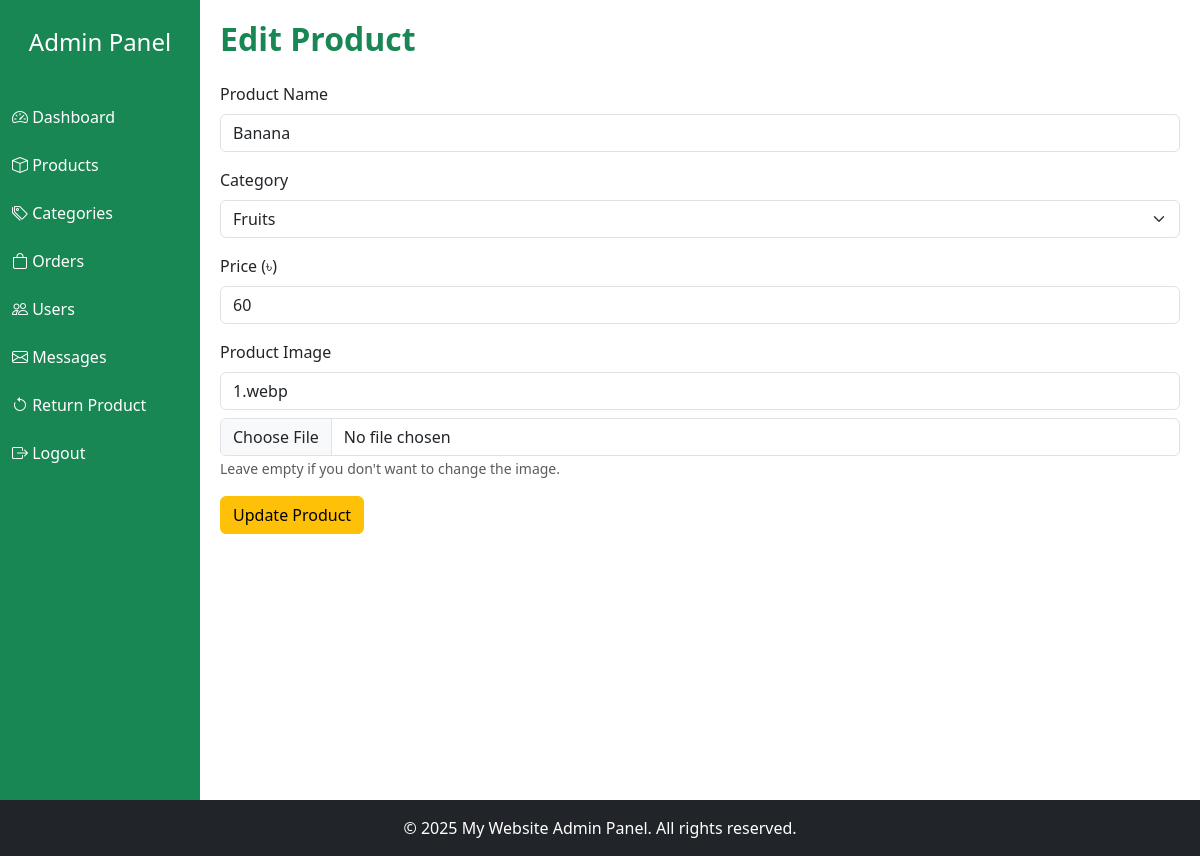
The page /admin/edit_product.php?id=26 on the database as committed earlier.
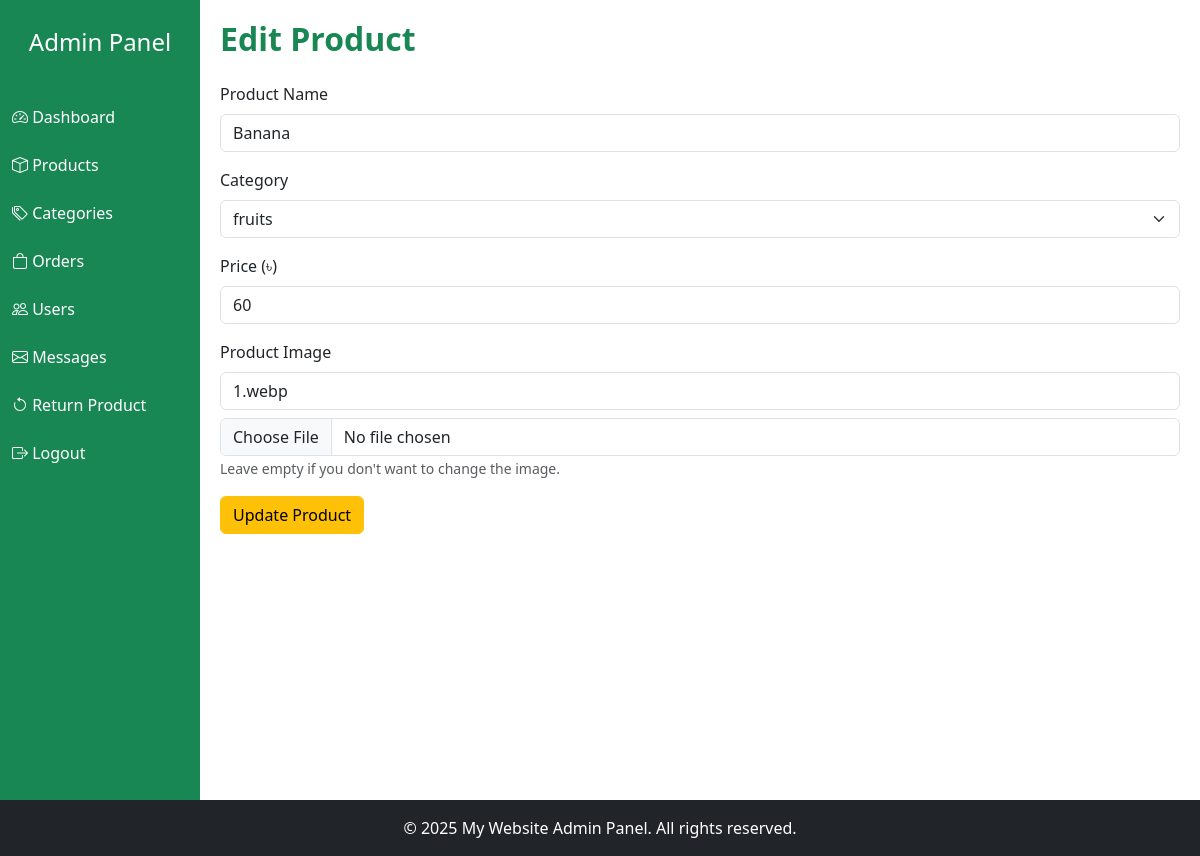
The same page on the database as committed later.
### tables this page shows
CREATE TABLE `products` (
  `id` int(100) NOT NULL,
  `name` varchar(100) NOT NULL,
  `category_id` int(20) DEFAULT NULL,
  `details` varchar(500) NOT NULL,
  `price` int(100) NOT NULL,
  `image` varchar(100) NOT NULL
);

CREATE TABLE `category` (
  `id` int(11) NOT NULL,
  `cat_title` text NOT NULL,
  `image` varchar(255) DEFAULT NULL
);

### admin/edit_product.php (the view, shortened to what this page needs)
<?php
include '../db_connect.php';
include 'includes/header.php';
$id = $_GET['id'];
$product = mysqli_fetch_assoc(mysqli_query($conn, "SELECT * FROM products WHERE id='$id'"));
$categories = mysqli_query($conn, "SELECT * FROM category");
?>
<h2 class="text-success fw-bold mb-4">Edit Product</h2>
<form method="POST" enctype="multipart/form-data">
  <div class="mb-3">
    <label class="form-label">Product Name</label>
    <input type="text" name="name" class="form-control" value="<?= htmlspecialchars($product['name']) ?>" required>
  </div>
  <div class="mb-3">
    <label class="form-label">Category</label>
    <select name="category_id" class="form-select" required>
      <?php while($cat = mysqli_fetch_assoc($categories)): ?>
        <option value="<?= $cat['id'] ?>" <?= $product['category_id']==$cat['id']?'selected':'' ?>>
          <?= htmlspecialchars($cat['cat_title']) ?>
        </option>
      <?php endwhile; ?>
    </select>
  </div>
  <div class="mb-3">
    <label class="form-label">Price (৳)</label>
    <input type="number" name="price" class="form-control" value="<?= $product['price'] ?>" required>
  </div>
  <div class="mb-3">
    <label class="form-label">Product Image</label>
    <input type="text" class="form-control mb-2" value="<?= $product['image'] ?>" readonly>
    <input type="file" name="image" class="form-control">
    <small class="text-muted">Leave empty if you don't want to change the image.</small>
  </div>
  <button type="submit" name="submit" class="btn btn-warning">Update Product</button>
</form>
<?php include 'includes/footer.php'; ?>

Rows that differ between the two databases and show on the page:
changed through a linked row, products "Banana": category_id "Fruits" → "fruits"
